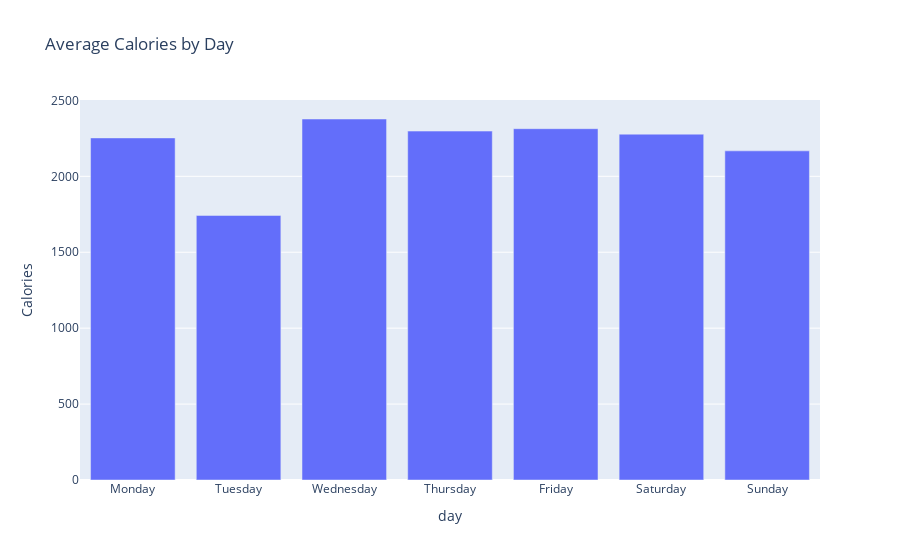

Notebook source saved alongside this figure:
### Code cell
day_order = ['Monday', 'Tuesday', 'Wednesday', 'Thursday', 'Friday', 'Saturday', 'Sunday']
df_day = df.groupby('day')['Calories'].mean().reset_index()

fig = px.bar(df_day, x='day', y='Calories', title='Average Calories by Day',
            category_orders={'day': day_order})
fig.show()

### Figure 1 — Plotly figure (JSON) as saved in the notebook; plotly's stock layout.template omitted (floating-point values rounded to 4 significant figures)
{"data": [{"alignmentgroup": "True", "hovertemplate": "day=%{x}<br>Calories=%{y}<extra></extra>", "legendgroup": "", "marker": {"color": "#636efa", "pattern": {"shape": ""}}, "name": "", "offsetgroup": "", "orientation": "v", "showlegend": false, "textposition": "auto", "type": "bar", "x": ["Friday", "Monday", "Saturday", "Sunday", "Thursday", "Tuesday", "Wednesday"], "xaxis": "x", "y": [2314.0, 2253.0, 2278.0, 2168.0, 2298.0, 1742.0, 2377.0], "yaxis": "y"}], "layout": {"autosize": true, "barmode": "relative", "legend": {"tracegroupgap": 0}, "title": {"text": "Average Calories by Day"}, "xaxis": {"anchor": "y", "autorange": true, "categoryarray": ["Monday", "Tuesday", "Wednesday", "Thursday", "Friday", "Saturday", "Sunday"], "categoryorder": "array", "domain": [0, 1], "range": [-0.5, 6.5], "title": {"text": "day"}, "type": "category"}, "yaxis": {"anchor": "x", "autorange": true, "domain": [0, 1], "range": [0, 2503.0], "title": {"text": "Calories"}, "type": "linear"}}}
